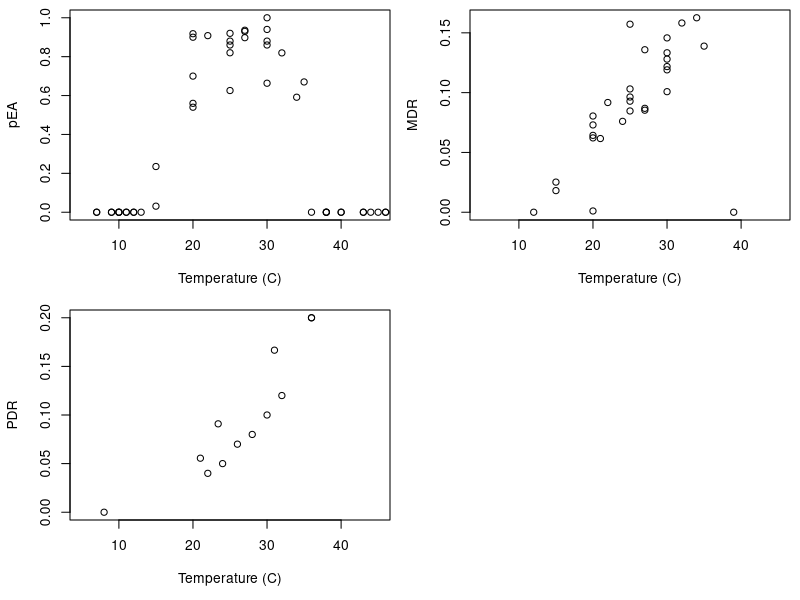

Here is the R script that generated this plot: (Note: this script raises an error after producing the figure.)
## ---- chunk 1
knitr::opts_chunk$set(echo = TRUE)
set.seed(1234)
## ---- chunk 2
### load in the data
dat<-read.csv(file="../data/AeaegyptiTraitData.csv")
summary(dat)
## ---- chunk 3
traits<-c("pEA", "MDR", "PDR", "mu")
par(mfrow=c(2,2), bty="o", mai=c(0.8,0.7,0.1,0.1))
for(i in 1:4){
  d.temp<-subset(dat, trait.name==traits[i])
  plot(trait ~ T, data=d.temp, xlab="Temperature (C)", ylab=traits[i], xlim=c(5, 45))
}

